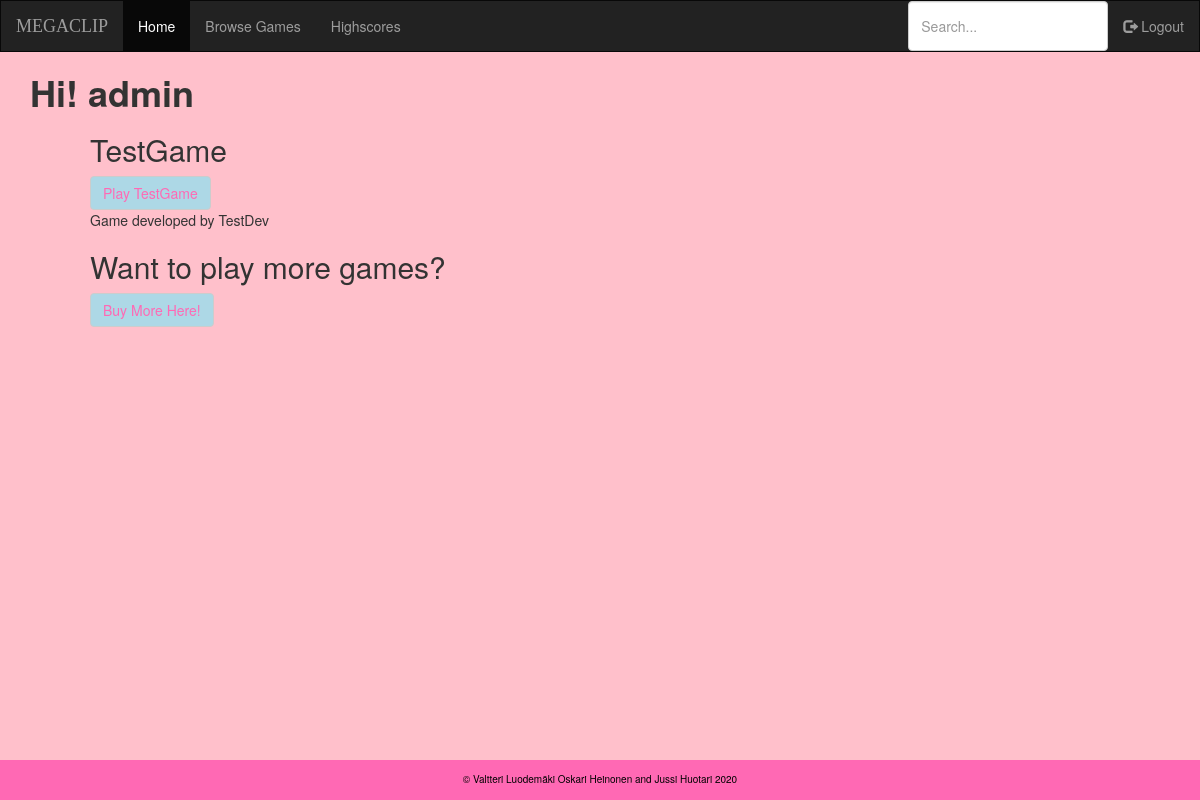
/ (signed in), run on the app's committed database.
### users/models.py (models this page shows)
class CustomUser(AbstractUser):
    usertype = models.CharField(max_length=10,default="['player']")
    games = models.ManyToManyField('gamestore.Game')
    test = models.CharField(max_length=10, choices=usertypes)
    def __str__(self):
        return self.username

### gamestore/models.py (models this page shows, shortened)
class Game(models.Model):
    name = models.CharField(max_length=255, primary_key=True, unique=True)
    url = models.URLField(max_length=255)
    price = models.DecimalField(max_digits=20, decimal_places=2)
    developer = models.ForeignKey('users.CustomUser', on_delete=models.CASCADE, null=True)

### gamestore/views.py (the view)
# urls.py: path('', views.home, name='home'),
def home(request):
    context = {
        'games' :Game.objects.all(),
        'home_page' : 'active'
    }
    return render(request, "home.html", context)

### templates/home.html (shortened to what this page needs)
{% extends 'base.html' %}
{% block content %}
{% if user.is_authenticated %}
<h1><strong>Hi! {{user.username}} </strong></h1>
<div class="cont-2">
  {% if user.usertype == "['dev']" %}
  {% for game in games %}
    {% if game.developer == user  %}
      <h2>{{game.name}}</h2>
      <a href="{% url 'game-detail' game.name %}"> Visit {{ game.name }} detail page</a> <br>
    {% endif %}
  {% endfor %}
  {% else %}
    {% for game in games %}
      {% if game in user.games.all  %}
        <h2>{{game.name}}</h2>
        <a href="{% url 'game-detail' game.name %}" class="btn btn-default">Play {{ game.name }}</a> <br>
        <p>Game developed by {{ game.developer }}</p>
      {% endif %}
    {% endfor %}
      <h2>Want to play more games?</h2>
      <a href="{% url 'browse_games' %}" class="btn btn-default"> Buy More Here!</a>
    {% endif %}
</div>
{% else %}
  <p>You are not logged in</p>
  <a href="{% url 'login' %}" class="btn btn-default">Login</a>
  <a href="{% url 'signup' %}" class="btn btn-default">Register</a>
{% endif %}
{% endblock content %}

### gamestore/static/gamestore/style.css (style rules this page uses)
body { background: pink ; }
.btn { color: hotpink; background: lightblue; }
.cont-2 { padding-left: 60px; padding-bottom: 40px; }

### data on the page
CustomUser: username "admin"
Game: name "TestGame", developer "TestDev"
